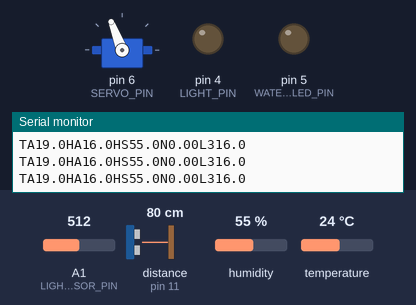
Bench run of a sketch on a simulated Arduino Uno, built with avr-gcc and run on an emulated ATmega328P. On the bench: servo, output pins drawn as LEDs (lit = HIGH), the last lines printed to the serial monitor. Wiring (inferred from the names in the program): ultrasonic range finder: trigger pin 12; echo pin 11. Inputs (shaded band) come from the test bench; at power-on: A1 (LIGHT_SENSOR_PIN) = 512, distance to the obstacle (sensor on pin 11) 80 cm, humidity 55 %, temperature 24 °C. The echo pulse lasts 58.3 µs per cm; pins used as bus, display or sensor lines are not drawn.

Above: at 1.8 s.
1.9 s: A1 (LIGHT_SENSOR_PIN) set to 457
3.4 s: A1 (LIGHT_SENSOR_PIN) set to 430
At 4.4 s:
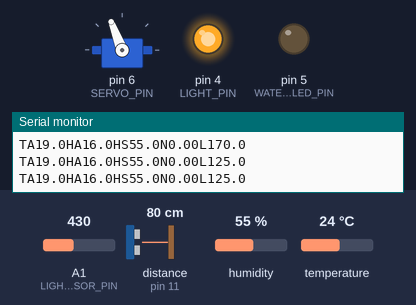
12.0 s: A1 (LIGHT_SENSOR_PIN) set to 716
At 13.3 s:
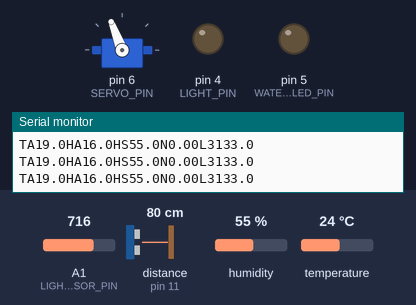
19.0 s: A1 (LIGHT_SENSOR_PIN) set to 306
At 19.8 s:
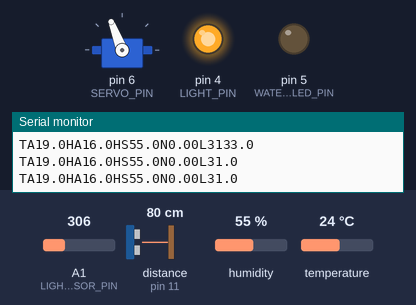
Timing chart, 0 to 22.0 s (numbered marks = the images above; inputs shaded):
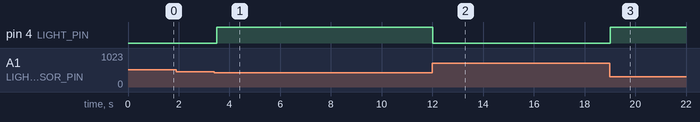

Measured:
- the behaviour switches between 446 and 445 on A1 (LIGHT_SENSOR_PIN) (found by bisection; images 0 and 1)
- after the input at 3.4 s, pin 4 (LIGHT_PIN): LOW → HIGH after 0.11 s
- after the input at 12.0 s, pin 4 (LIGHT_PIN): HIGH → LOW at once
- after the input at 19.0 s, pin 4 (LIGHT_PIN): LOW → HIGH at once

The sketch:

main.ino
```cpp
#include <DHT.h>
#include <Servo.h>

#define DHT_AIR_PIN 2
#define DHT_SOIL_PIN 3
#define DHTTYPE DHT11
#define TRIG_PIN 12
#define ECHO_PIN 11
#define LIGHT_PIN 4
#define WATERRING_LED_PIN 5
const int SERVO_PIN = 6;

Servo wateringServo;

const int LIGHT_SENSOR_PIN = A1;

DHT dhtAir(DHT_AIR_PIN, DHTTYPE);
DHT dhtSoil(DHT_SOIL_PIN, DHTTYPE);

float airTemp = 0;
float airHum = 0;
float soilSimuHum = 0;
float waterLevelCm = 0;
int lightIntensity = 0;

long lastReadTime = 0;
const long readingInterval = 500;

long endOfWatering = 0;

const int SOIL_LOW_THRESHOLD_SIMU = 16;
const int LIGHT_LOW_THRESHOLD = 150;
const int WATER_MIN_CM = 3;
const int WATERING_DURATION = 5000;
const int BOTTLE_HEIGHT_CM = 8;

// variable for watering control
const int WATERING_ANGLE = 88; // Angle for watering (open/start flow)
const int STOP_ANGLE = 111;     // Angle for stopping water (closed/stop flow)

void setup() {
  Serial.begin(115200);

  dhtAir.begin();
  dhtSoil.begin();

  pinMode(TRIG_PIN, OUTPUT);
  pinMode(ECHO_PIN, INPUT);
  pinMode(LIGHT_PIN, OUTPUT);
  pinMode(WATERRING_LED_PIN, OUTPUT);

  digitalWrite(LIGHT_PIN, LOW);
  digitalWrite(WATERRING_LED_PIN, LOW);

  wateringServo.attach(SERVO_PIN);
  wateringServo.write(STOP_ANGLE);
}


void loop() {
  if (millis() - lastReadTime >= readingInterval) {
    lastReadTime = millis();
    readSensors();
    controlLogic();
    sendSerialData();
  }

  if (millis() > endOfWatering) {
    wateringOff();
  }
}


void readSensors() {
  // airHum = dhtAir.readHumidity();
  // airTemp = dhtAir.readTemperature();
  airHum = 16;
  airTemp = 19;

  soilSimuHum = dhtSoil.readHumidity();

  if (isnan(airHum) || isnan(airTemp) || isnan(soilSimuHum)) {
    return;
  }

  lightIntensity = pow(10, analogRead(LIGHT_SENSOR_PIN) * 5.0 / 1024.0);
  waterLevelCm = readUltrasonicSensor();
}


float readUltrasonicSensor() {
  digitalWrite(TRIG_PIN, LOW);
  delayMicroseconds(2);
  digitalWrite(TRIG_PIN, HIGH);
  delayMicroseconds(10);
  digitalWrite(TRIG_PIN, LOW);

  long duration = pulseIn(ECHO_PIN, HIGH);

  float distance = duration * 0.034 / 2;

  return max(0.0, BOTTLE_HEIGHT_CM - distance);
}


void controlLogic() {
  if (lightIntensity < LIGHT_LOW_THRESHOLD) {
    digitalWrite(LIGHT_PIN, HIGH);
  } else {
    digitalWrite(LIGHT_PIN, LOW);
  }

  if (soilSimuHum < SOIL_LOW_THRESHOLD_SIMU && waterLevelCm > WATER_MIN_CM && millis() > endOfWatering) {
    watering();
  }
}


void watering() {
  // Serial.println("--- SIMULATION ARROSAGE EN COURS ---");
  wateringOn();
  endOfWatering = millis() + WATERING_DURATION;
}

void wateringOn() {
  digitalWrite(WATERRING_LED_PIN, HIGH);
  wateringServo.write(WATERING_ANGLE);
}

void wateringOff() {
  digitalWrite(WATERRING_LED_PIN, LOW);
  wateringServo.write(STOP_ANGLE);
}

void sendSerialData() {
  char tempStr[6], humAirStr[6], humSolStr[6], waterLevelStr[6], lightStr[6];
  dtostrf(airTemp, 4, 1, tempStr);
  dtostrf(airHum, 4, 1, humAirStr);
  dtostrf(soilSimuHum, 4, 1, humSolStr);
  dtostrf(waterLevelCm, 4, 1, waterLevelStr);
  dtostrf(lightIntensity, 4, 1, lightStr);

  Serial.print("TA");
  Serial.print(tempStr);
  Serial.print("HA");
  Serial.print(humAirStr);
  Serial.print("HS");
  Serial.print(humSolStr);
  Serial.print("N");
  Serial.print(waterLevelCm);
  Serial.print("L");
  Serial.print(lightStr);
  Serial.println();
}
```
